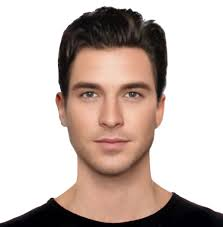
#> input picture day12/face.jpg, 223 x 227 px
$ python qa7.py
#> lines starting #> are read from the running program, lines starting #| are printed output that depends on the picture
import cv2 as cv
import numpy as np
img=cv.imread('face.jpg',0)
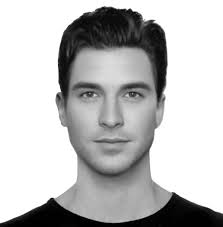
#> img: shape (227, 223); min 0, max 255, mean 189.4
edges=cv.Canny(img,50,200)
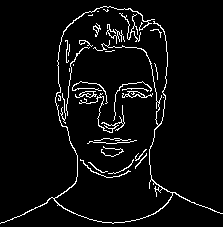
#> edges: shape (227, 223); 4.9% white in thin lines or dots
edges2=cv.Canny(img,0,120)
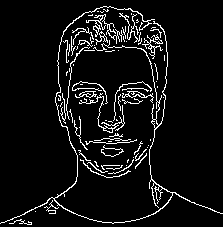
#> edges2: shape (227, 223); 6.7% white in thin lines or dots
img1=np.hstack((img,edges,edges2))
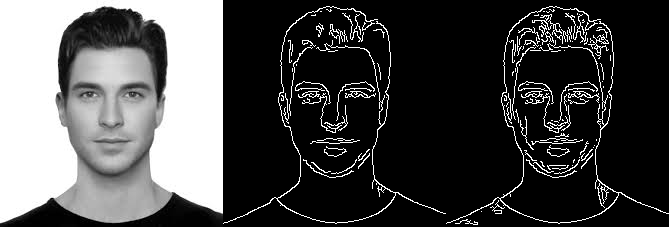
#> img1: shape (227, 669); min 0, max 255, mean 72.9
cv.imshow('dst',img1)
cv.waitKey(0)
